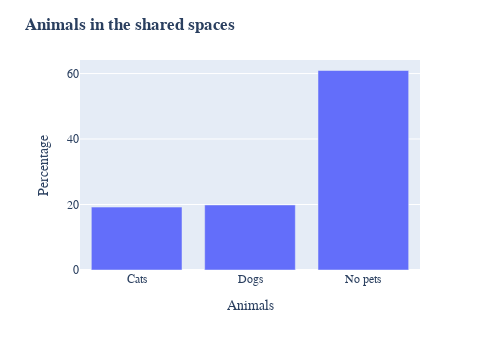

The code cell stored with this chart in its notebook:
### Markdown cell above
Regarding the animals, it is clearly shown that most of the individuals don't have pets in their shared flats. Regarding the kind of pet, is it equally distributed between cats and dogs.

### Code cell
animals = plot_variable(df, "animals", "count")

animals.update_layout(
    title="<b>Animals in the shared spaces</b>",
    xaxis_title="Animals",
    yaxis_title="Percentage", width=500, height=350,
    font=dict(
        family="Courier New, monospace",
        size=12
    ))

### Figure 1 — Plotly figure (JSON) as saved in the notebook; plotly's stock layout.template omitted (floating-point values rounded to 4 significant figures)
{"data": [{"alignmentgroup": "True", "hovertemplate": "animals=%{x}<br>0=%{y}<extra></extra>", "legendgroup": "", "marker": {"color": "#636efa"}, "name": "", "offsetgroup": "", "orientation": "v", "showlegend": false, "textposition": "auto", "type": "bar", "x": ["Cats", "Dogs", "No pets"], "xaxis": "x", "y": [19.21, 19.87, 60.93], "yaxis": "y"}], "layout": {"barmode": "relative", "font": {"family": "Courier New, monospace", "size": 12}, "height": 350, "legend": {"tracegroupgap": 0}, "margin": {"t": 60}, "title": {"text": "<b>Animals in the shared spaces</b>"}, "width": 500, "xaxis": {"anchor": "y", "domain": [0, 1], "title": {"text": "Animals"}}, "yaxis": {"anchor": "x", "domain": [0, 1], "title": {"text": "Percentage"}}}}
